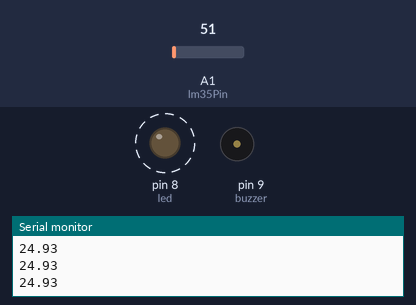
Recording of a sketch running on a simulated Arduino Uno, built with avr-gcc and run on an emulated ATmega328P. Parts: output pins drawn as LEDs (lit = HIGH), buzzer (waves = sounding, pin HIGH), the last lines printed to the serial monitor. Dashed ring = blinking. Inputs (shaded band) come from the test bench; at power-on: A1 (lm35Pin) = 51.

Above: at 1.26 s.
1.3 s: A1 (lm35Pin) set to 44
4.3 s: A1 (lm35Pin) set to 36
At 4.3 s:
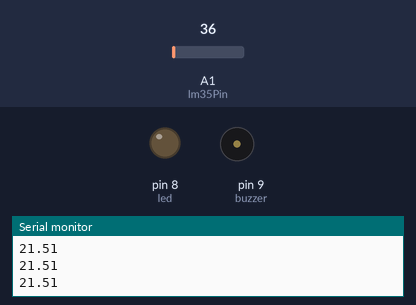
5.8 s: A1 (lm35Pin) set to 61
At 6.02 s:
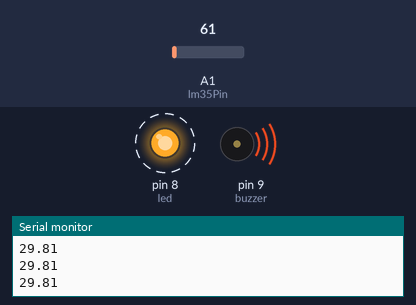
8.8 s: A1 (lm35Pin) set to 30
Timing chart, 0 to 11.3 s (numbered marks = the images above; inputs shaded):
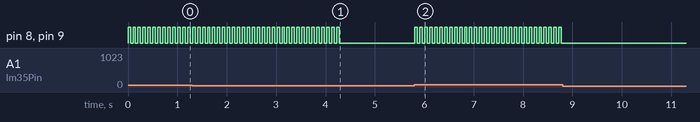

The sketch:

8_TermoCalc.ino
```cpp
int lm35Pin = A1;
int led = 8;
#define buzzer 9  //  veya int buzzer = 9

int zaman = 50;
int okunan_deger = 0;
float sicaklik_gerilim = 0;
float sicaklik = 0;

void setup() {

  pinMode(led,OUTPUT);
  pinMode(buzzer,OUTPUT);
  Serial.begin(9600);

}

void loop() {

  okunan_deger = analogRead(lm35Pin);
  sicaklik_gerilim = (5000.0/1023.0) * okunan_deger; /* Okunan deger / max okuma yapılabilen çözünürlük, sensör miliVolt olarak okur. 5V = 5000 mV. Okunan deger 100 gelirse (5000/1023) ile çarpılır. */
  sicaklik = sicaklik_gerilim / 10.0 ; /*lm35 her  santigrat derece için 10 miliVolt iletir.*/

  Serial.println(sicaklik);

  if(sicaklik >= 20)
  {
    digitalWrite(led,HIGH);
    digitalWrite(buzzer,HIGH);
    delay(zaman);

    digitalWrite(led,LOW);
    digitalWrite(buzzer,LOW);
    delay(zaman);
  }

  else {
    digitalWrite(led,LOW);
    digitalWrite(buzzer,LOW);


  }


}
```

Measured:
- the behaviour switches between 41 and 40 on A1 (lm35Pin) (found by bisection; images 0 and 1)
- after the input at 4.3 s, pin 8 (led), pin 9 (buzzer): stops changing and stays LOW
- after the input at 5.8 s, pin 8 (led), pin 9 (buzzer): alternates HIGH for 0.05 s and LOW for 0.05 s, starting at once
- after the input at 8.8 s, pin 8 (led), pin 9 (buzzer): stops changing and stays LOW
- by itself, pin 8 (led), pin 9 (buzzer): alternates HIGH for 0.05 s and LOW for 0.05 s
